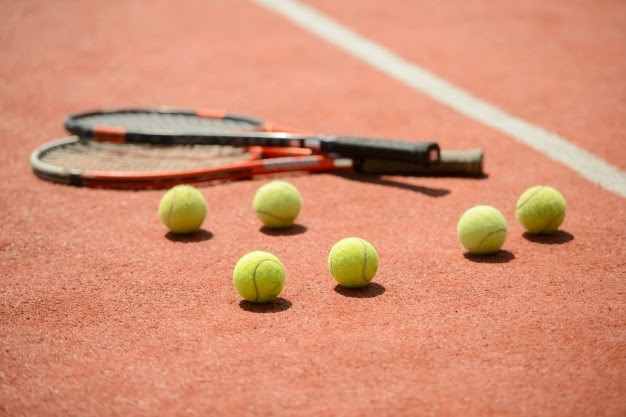
#> input picture case2/5.jpg, 626 x 417 px
$ python color_detect.py
#> lines starting #> are read from the running program, lines starting #| are printed output that depends on the picture; after the words box and inside, x2 and y2 are one past the last pixel; in counts of white or black regions, pixels touching at a corner belong together
import cv2 as cv
import numpy as np

# load file hinh
img = cv.imread("5.jpg", cv.IMREAD_COLOR)
#> img is the input picture: shape (417, 626, 3); mean B, G, R 115.2, 144.2, 211.3

# gaussian filter
img = cv.GaussianBlur(img, (5,5), 0)

# chuyen sang khong gian mau hsv
hsv = cv.cvtColor(img, cv.COLOR_BGR2HSV)
#> hsv: shape (417, 626, 3); mean H, S, V 9.7, 119, 211.4
h, s, v = cv.split(hsv)
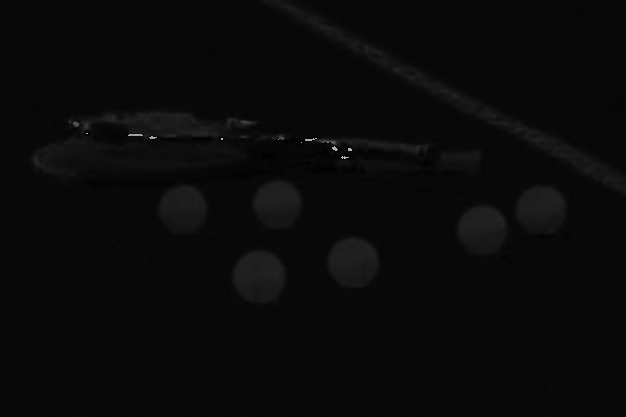
#> h: shape (417, 626); min 0, max 179, mean 9.7
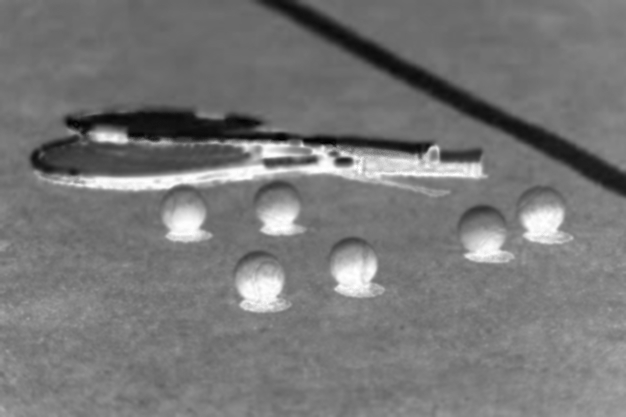
#> s: shape (417, 626); min 0, max 255, mean 119
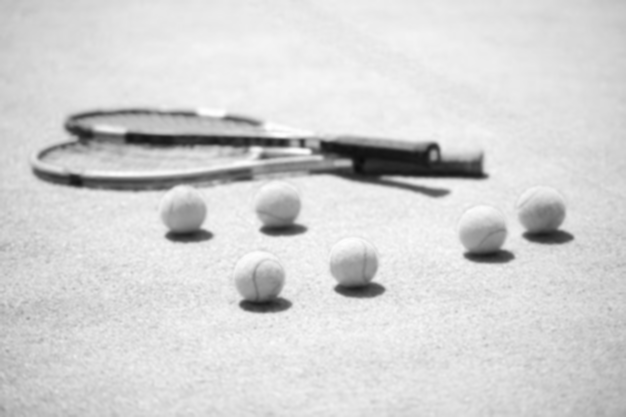
#> v: shape (417, 626); min 12, max 255, mean 211.4
# h1 = cv.threshold(h, 35, 255, cv.THRESH_BINARY)[1]
# h2 = cv.threshold(h, 60, 255, cv.THRESH_BINARY_INV)[1]
# h = cv.bitwise_and(h1, h2)

# dung ham inRange de tach color
low_h = 20
high_h = 65
low_s = 50
high_s = 250
low_v = 0
high_v = 250

mask = cv.inRange(hsv, (low_h, low_s, low_v), (high_h, high_s, high_v))
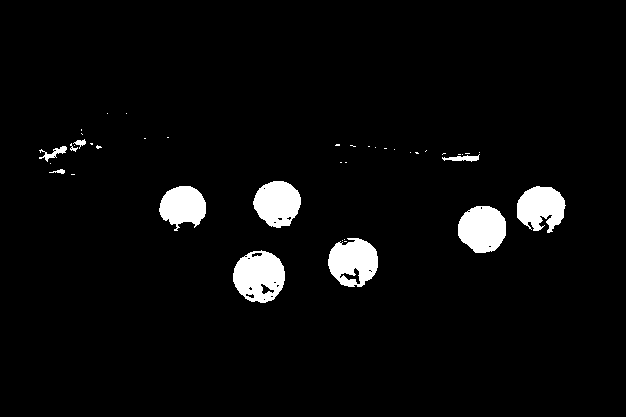
#> mask: shape (417, 626); 4.1% white; 41 white regions (30 under 20 px), largest, box (x1, y1, x2, y2) and area: (233, 250, 285, 303) 1999, (458, 206, 506, 253) 1780, (328, 238, 378, 287) 1767

# morphology
kernel_ci = np.array([[0,0,1,0,0],
                      [0,1,1,1,0],
                      [1,1,1,1,1],
                      [0,1,1,1,0],
                      [0,0,1,0,0]], dtype = np.uint8)
out = cv.morphologyEx(mask, cv.MORPH_OPEN, kernel_ci, iterations=1)
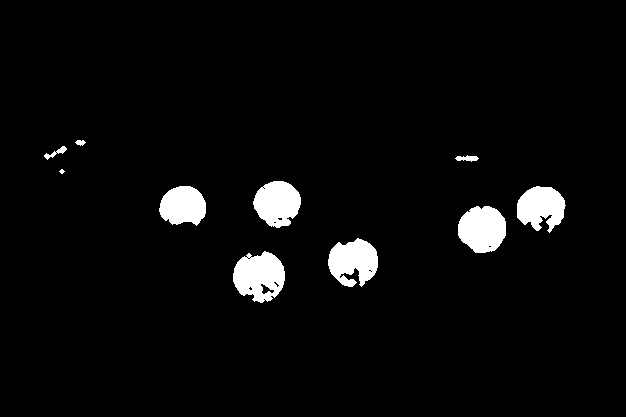
#> out: shape (417, 626); 4% white; 10 white regions (1 under 20 px), largest, box (x1, y1, x2, y2) and area: (233, 251, 285, 303) 1910, (458, 206, 506, 253) 1769, (328, 238, 378, 287) 1715
out = cv.morphologyEx(out, cv.MORPH_CLOSE, kernel_ci, iterations=3)
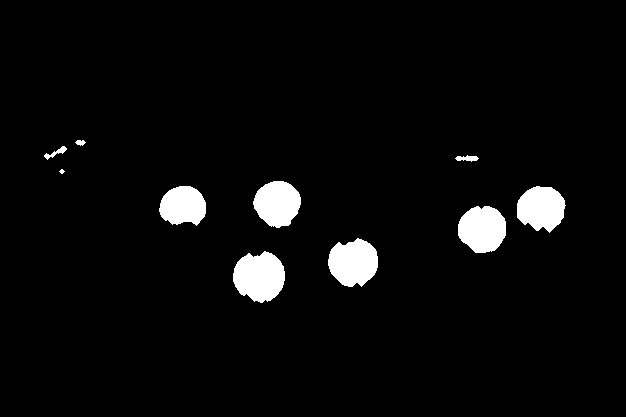
#> out: shape (417, 626); 4.1% white; 10 white regions (1 under 20 px)

# find contours
contours, hierachy = cv.findContours(out, cv.RETR_EXTERNAL, cv.CHAIN_APPROX_SIMPLE)
#> contours = 10 contours, 1 with area under 20; largest, box (x1, y1, x2, y2) and area: (233, 251, 285, 303) 1944, (328, 238, 378, 287) 1771, (458, 206, 506, 253) 1707, (517, 186, 566, 233) 1622, (253, 181, 301, 228) 1605

# tim contour co bien dang hinh tron
for c in contours:
    # tinh dien tich contour
    area = cv.contourArea(c)
    # tim duong tron co ban kinh min -> tinh dien tich hinh tron nay
    (x, y), radius = cv.minEnclosingCircle(c)
    center = (int(x), int(y))
    radius = int(radius)
    areaC = np.pi*(radius**2)
    # so sanh dien tich contour va dien tich hinh tron min -> dong khung
    if (1-area/areaC)<0.3:
        cv.circle(img, center, radius, (0,255,0), 2)
        print("bounding box (x,y,w,h)=", center[0] - radius, center[1] - radius, 2*radius, 2*radius)
#> this loop made 10 passes
#> (area, x, y, radius, center, areaC) on passes 1, 2, 3, 4, 5, 6, 8: (1944, 258.8, 276.2, 26, (258, 276), 2123.7), (1771, 353, 261.8, 25, (353, 261), 1963.5), (1707, 481.8, 228.6, 24, (481, 228), 1809.6), (1622.5, 540.5, 208.5, 24, (540, 208), 1809.6), (1387, 182.2, 207.5, 23, (182, 207), 1661.9), (1605, 276.9, 203.6, 24, (276, 203), 1809.6), (78, 466.5, 158, 11, (466, 158), 380.1)
#> (area, x, y, radius, areaC) on passes 9 to 10: (78, 55, 152, 11, 380.1), (33, 80, 142, 5, 78.54)
#| bounding box (x,y,w,h)= 232 250 52 52
#| bounding box (x,y,w,h)= 328 236 50 50
#| bounding box (x,y,w,h)= 457 204 48 48
#| bounding box (x,y,w,h)= 516 184 48 48
#| bounding box (x,y,w,h)= 159 184 46 46
#| bounding box (x,y,w,h)= 252 179 48 48
#| bounding box (x,y,w,h)= 59 169 4 4
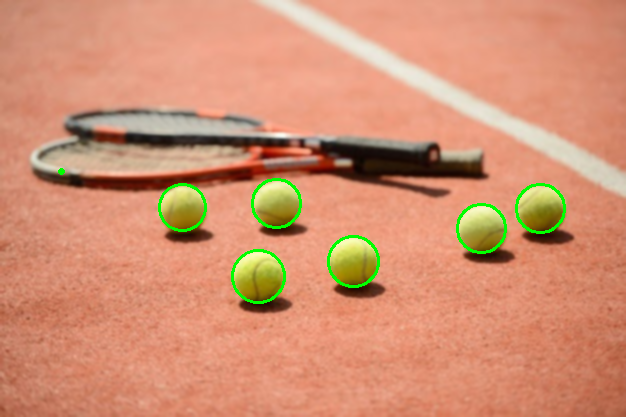
#> img: shape (417, 626, 3); mean B, G, R 114.2, 145.4, 209.3

# show hinh
cv.imshow("mask", out)
cv.imshow("result", img)
cv.waitKey(0)
cv.destroyAllWindows()

$ run again, with case2/1.jpg copied over case2/5.jpg
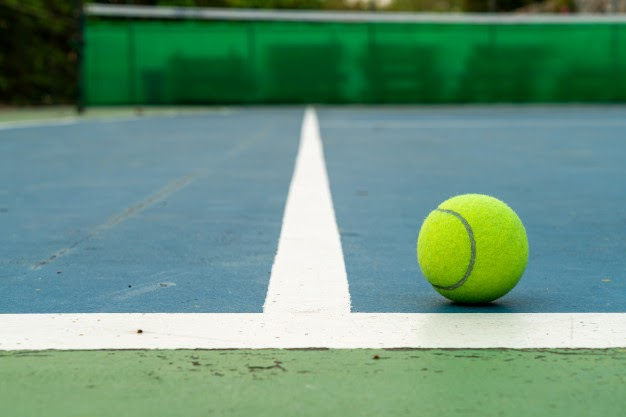
#> input picture case2/1.jpg, 626 x 417 px
#> img is the input picture: shape (417, 626, 3); mean B, G, R 124.3, 145.7, 104
#> hsv: shape (417, 626, 3); mean H, S, V 70.9, 114.4, 151.4
#> `mask = cv.inRange(hsv, (low_h, low_s, low_v), (high_h, high_s, high_v))`:
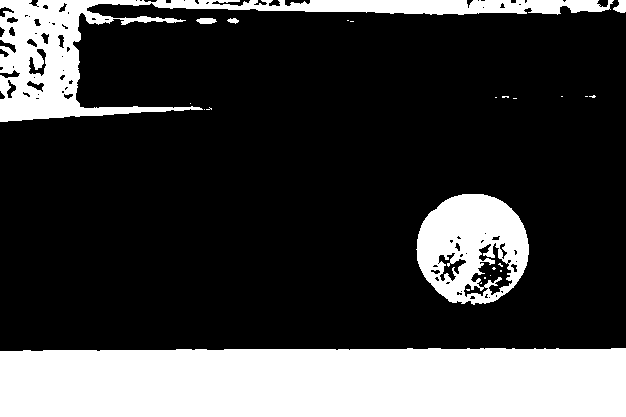
#> mask: shape (417, 626); 25.2% white; 24 white regions (18 under 20 px), largest, box (x1, y1, x2, y2) and area: (0, 348, 626, 417) 42403, (0, 0, 614, 122) 14788, (416, 194, 529, 305) 8192, (613, 0, 626, 13) 117, (196, 18, 217, 24) 100, (227, 18, 239, 24) 45
#> contours = 10 contours, 2 with area under 20; largest, box (x1, y1, x2, y2) and area: (0, 348, 626, 417) 41710, (0, 0, 168, 122) 10400, (416, 194, 529, 305) 9612, (153, 0, 626, 24) 5182, (136, 13, 153, 23) 76, (165, 15, 176, 23) 41, (122, 17, 132, 25) 35, (228, 16, 238, 24) 34
#> the loop `for c in contours:` made 10 passes
#> (area, x, y, radius, center, areaC) on passes 1, 2, 3, 4, 9, 10: (41710.5, 312.5, 382, 314, (312, 382), 309748.5), (9612.5, 472.1, 249.1, 56, (472, 249), 9852), (35, 126.5, 21, 4, (126, 21), 50.27), (34.5, 232.5, 20.5, 4, (232, 20), 50.27), (5182, 389, 5.5, 236, (389, 5), 174974.1), (10400.5, 79.58, 60.5, 99, (79, 60), 30790.7)
#> (printed output is left out)
#> after the loop `for c in contours:`:
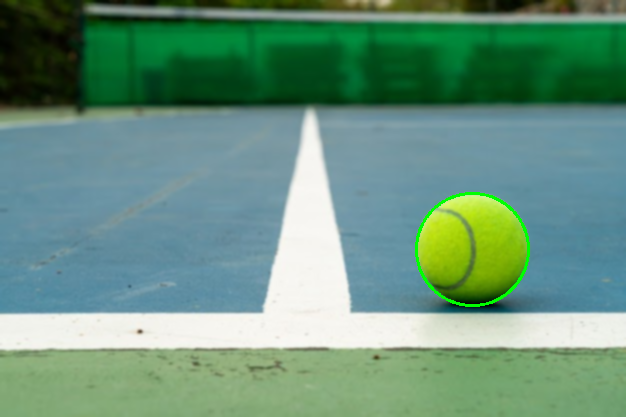
#> img: shape (417, 626, 3); mean B, G, R 123.9, 146.2, 103.5

$ run again, with case2/2.jpg copied over case2/5.jpg
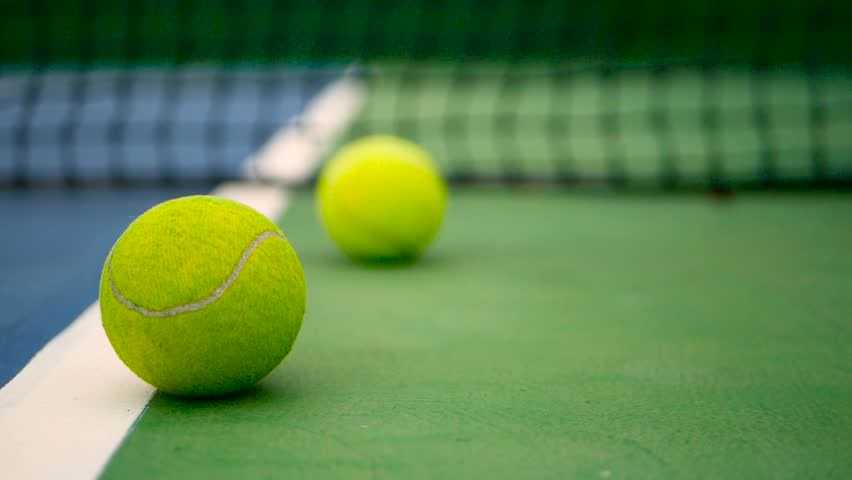
#> input picture case2/2.jpg, 852 x 480 px
#> img is the input picture: shape (480, 852, 3); mean B, G, R 76.5, 130.6, 92.8
#> hsv: shape (480, 852, 3); mean H, S, V 57.4, 141.3, 134.4
#> `mask = cv.inRange(hsv, (low_h, low_s, low_v), (high_h, high_s, high_v))`:
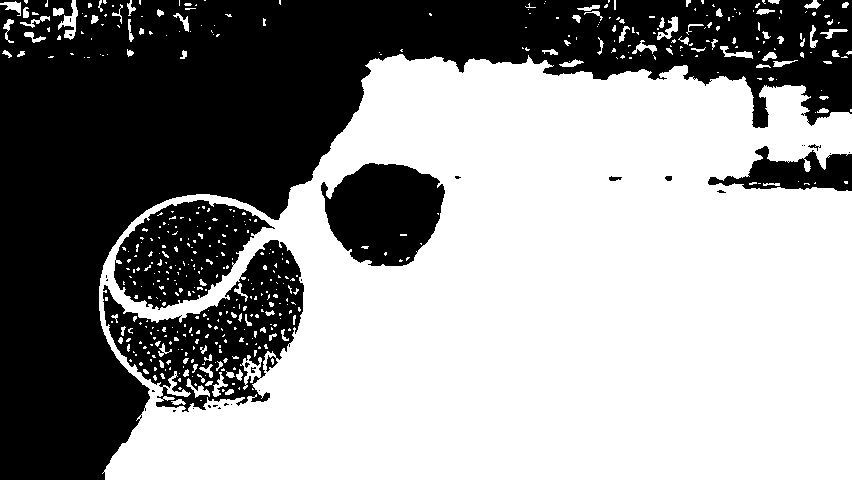
#> mask: shape (480, 852); 57.7% white; 32 black regions (23 under 20 px), largest, box (x1, y1, x2, y2) and area: (0, 0, 852, 480) 135643, (103, 240, 304, 412) 14672, (114, 200, 275, 310) 10006
#> contours = 36 contours, 18 with area under 20; largest, box (x1, y1, x2, y2) and area: (99, 49, 852, 480) 265662, (53, 1, 78, 38) 399, (659, 16, 678, 39) 200, (6, 0, 29, 18) 154, (763, 52, 785, 67) 143
#> the loop `for c in contours:` made 36 passes
#> (area, x, y, radius, center, areaC) on passes 1, 3, 8, 11, 12, 18, 19, 20: (143, 773.5, 60.5, 10, (773, 60), 314.2), (67, 743.5, 54.5, 8, (743, 54), 201.1), (265661.5, 478, 296.5, 415, (478, 296), 541060.8), (29, 652, 47.5, 4, (652, 47), 50.27), (42.5, 640.5, 46.5, 4, (640, 46), 50.27), (24, 622, 35.5, 4, (622, 35), 50.27), (27, 830, 33.5, 4, (830, 33), 50.27), (26.5, 136, 34.5, 7, (136, 34), 153.9)
#> (printed output is left out)
#> after the loop `for c in contours:`:
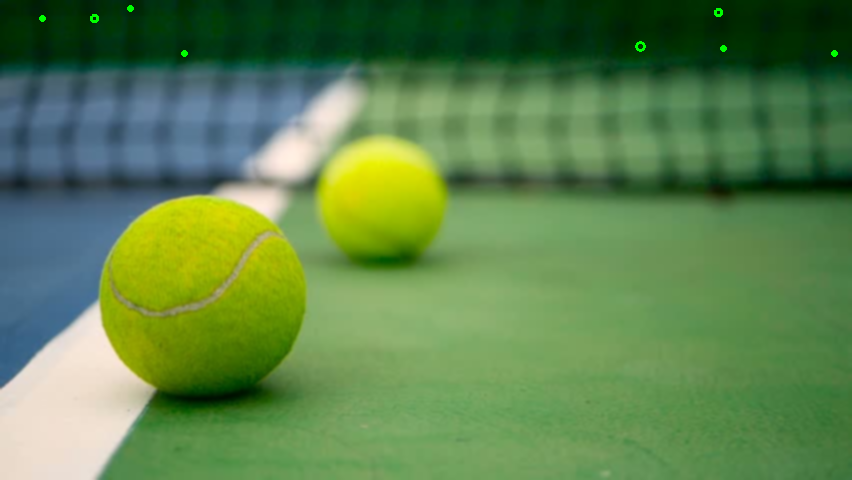
#> img: shape (480, 852, 3); mean B, G, R 76.5, 130.8, 92.8

$ run again, with case2/3.jpg copied over case2/5.jpg
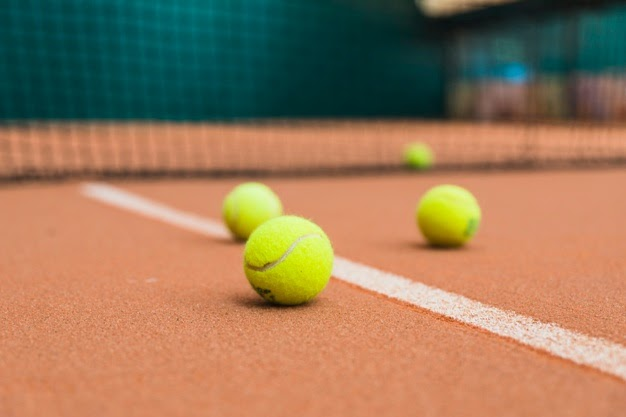
#> input picture case2/3.jpg, 626 x 417 px
#> img is the input picture: shape (417, 626, 3); mean B, G, R 90.3, 120.9, 151.9
#> hsv: shape (417, 626, 3); mean H, S, V 32, 153, 167.5
#> mask: shape (417, 626); 4.4% white; 54 white regions (43 under 20 px), largest, box (x1, y1, x2, y2) and area: (222, 182, 335, 305) 7327, (416, 185, 481, 247) 2012, (403, 144, 433, 171) 661
#> contours = 8 contours, 2 with area under 20; largest, box (x1, y1, x2, y2) and area: (222, 182, 335, 305) 8388, (416, 185, 481, 245) 1763, (403, 144, 433, 171) 620, (448, 87, 475, 117) 335, (545, 79, 565, 100) 223, (417, 0, 443, 21) 208
#> the loop `for c in contours:` made 8 passes
#> (area, x, y, radius, center, areaC) on passes 1, 2, 3, 5, 8: (1763, 447.9, 215.3, 32, (447, 215), 3217), (8387.5, 273.9, 242.6, 67, (273, 242), 14102.6), (619.5, 418, 158, 15, (417, 158), 706.9), (223, 554.2, 88.89, 11, (554, 88), 380.1), (208.5, 429.5, 8.5, 15, (429, 8), 706.9)
#> (printed output is left out)
#> after the loop `for c in contours:`:
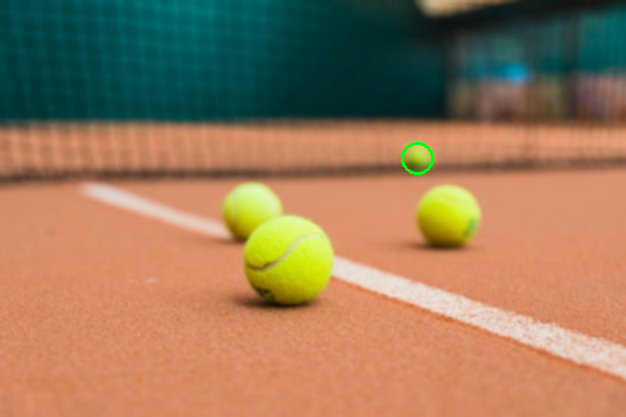
#> img: shape (417, 626, 3); mean B, G, R 90.2, 121, 151.7
